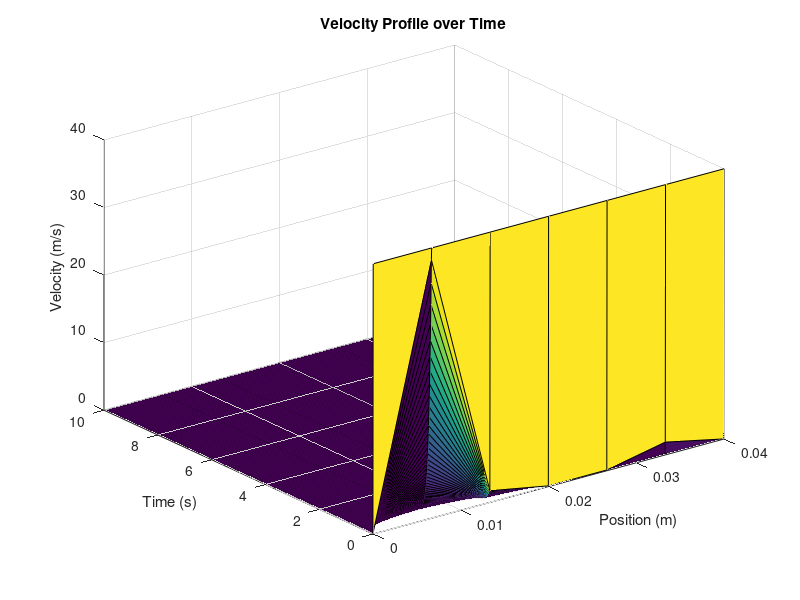

Recreate this plot in MATLAB.

clear all; close all; clc;
% Given parameters
h = 0.04; % Plate spacing in meters
v = 0.000217; % Kinematic viscosity in m^2/s
u0 = 40; % Initial velocity in m/s
M = 5; % Number of spatial nodes
T = 10; % Total simulation time
dt = 0.01; % Time step
dy = h / (M + 1); % Spatial step

% Calculate alpha and beta
alpha = v * dt / (dy^2);
beta = v * dt / (2 * dy^2);

% Initialize arrays
u = zeros(M+2, round(T/dt)+1); % Add two ghost nodes for boundary conditions
u(:,1) = u0; % Initial condition

% Construct the coefficient matrix A
A = diag(ones(M,1)*(1+2*alpha)) + diag(-alpha*ones(M-1,1),1) + diag(-alpha*ones(M-1,1),-1);

% Apply boundary conditions to A
A(1,1) = 1 + alpha;
A(end,end) = 1 + alpha;

% Time integration loop
for n = 1:round(T/dt)
    % Construct the right-hand side vector b
    b = zeros(M, 1);
    b(1) = beta * u(1,n) + (1 - 2*beta) * u(2,n) + beta * u(3,n);
    b(end) = beta * u(M+1,n) + (1 - 2*beta) * u(M,n+1) + beta * u(M+2,n);
    
    % Solve the linear system
    u(2:M+1,n+1) = A \ b;
end

% Plot the results
figure;
[X,Y] = meshgrid(0:dy:h,0:dt:T);
surf(X,Y,u');
xlabel('Position (m)');
ylabel('Time (s)');
zlabel('Velocity (m/s)');
title('Velocity Profile over Time');
